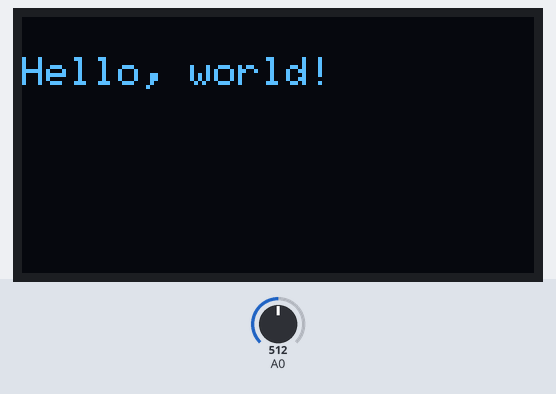
The sketch below on a simulated ESP8266 (NodeMCU). Shown: 128×64 one-colour display. Inputs (shaded band) come from the test bench; at power-on: A0 = 512. WiFi joins after 1.5 s; servers stay silent unless stated; network time is answered at once with the bench clock; the local clock reads 2024-03-15 10:24:30 at power-on unless the sketch sets it; EEPROM starts erased; what the sketch prints to the serial monitor is not drawn.

Above: at 3.6 s.
At 5.1 s:
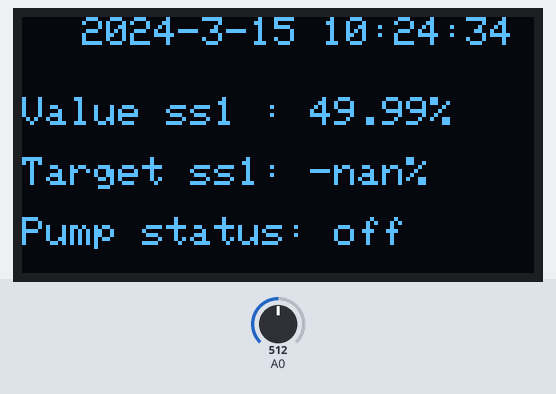
5.2 s: A0 set to 716
At 6.3 s:
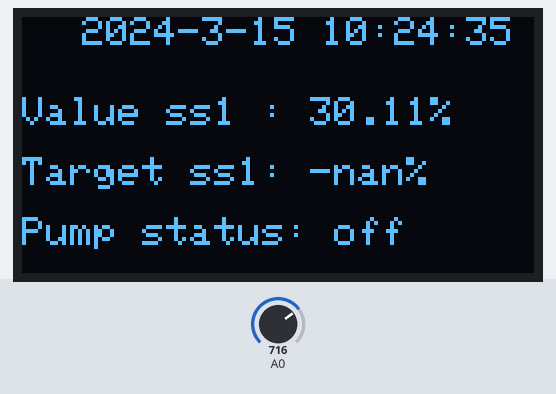
8.0 s: A0 set to 900
At 9.3 s:
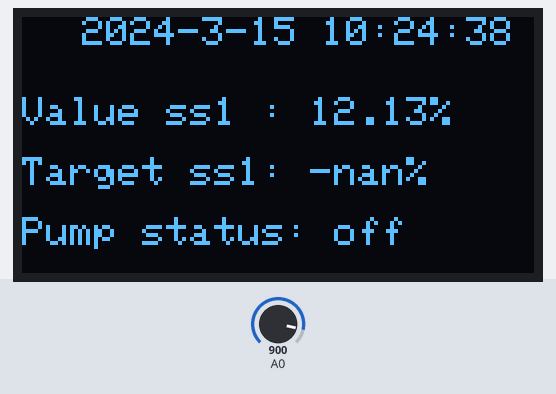
11.0 s: A0 set to 1023
At 13.8 s:
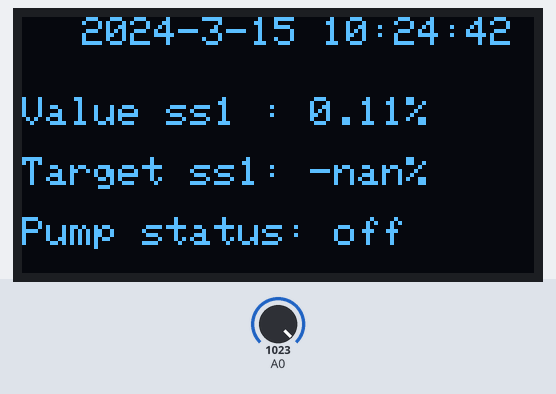
Timing chart, 0 to 15.3 s (numbered marks = the images above; inputs shaded):
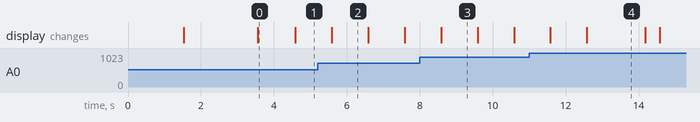

The sketch:

ssd1306_128x64_i2c.ino
```cpp
/*********
  Rui Santos
  Complete project details at https://randomnerdtutorials.com
*********/

#include <Wire.h>
#include <Adafruit_GFX.h>
#include <Adafruit_SSD1306.h>
#include <stdio.h>
#include <EEPROM.h>
#include <WiFiUdp.h>
#include <NTPClient.h>

#include <ESP8266WiFi.h>
#include <FirebaseArduino.h>
#include "SimpleKalmanFilter.h"
#include "SimpleKalmanFilter.c"

#define FIREBASE_HOST "doamdat-619bb-default-rtdb.firebaseio.com"
#define FIREBASE_AUTH "4j4uZDlM0aNlxs028EyTerLvjJGMlcZm5ocyCu4P"
#define WIFI_SSID "SWADT"
#define WIFI_PASSWORD "ngan1111@"

#define SCREEN_WIDTH 128 // OLED display width, in pixels
#define SCREEN_HEIGHT 64 // OLED display height, in pixels
// Declaration for an SSD1306 display connected to I2C (SDA, SCL pins)
Adafruit_SSD1306 display(SCREEN_WIDTH, SCREEN_HEIGHT, &Wire, -1);
// Define NTP Client to get time
WiFiUDP ntpUDP;
NTPClient timeClient(ntpUDP, "asia.pool.ntp.org");

#define PIN_PUMP_SS1 D7

#define ADDRESS_EEPROM_TARGET_SS1 0
//
typedef union {
    float f;
    unsigned int u;
    unsigned char c[4];
    struct
    {
        unsigned int mantissa : 23;
        unsigned int exponent : 8;
        unsigned int sign : 1;

    } raw;
} float_ieee_754;
typedef struct{
  int year;
  int month;
  int day;
  int hour;
  int minute;
  int second;
} st_date;
//

String pump_status_ss1 = "off";
float do_am_dat_ss1 = 100.0;
bool send_database = false;
bool flag_get_date = true;
bool flag_print_oled = false;
float_ieee_754 target_ss1;
st_date date;

void handleTimer1()
{
  static int giay = 0;
  giay++;
  if(giay == 10)
  {
    giay = 0;
    send_database = true;
  }
  rtc_date();
  flag_print_oled = true;
}

void setup() {
    //
  pinMode(PIN_PUMP_SS1, OUTPUT);
  digitalWrite(PIN_PUMP_SS1, HIGH);
  //
  Serial.begin(115200);

  WiFi.begin(WIFI_SSID, WIFI_PASSWORD);
  Serial.print("connecting");
  while (WiFi.status() != WL_CONNECTED) {
    Serial.print(".");
    delay(500);
  }
  Serial.println();
  Serial.print("connected: ");
  Serial.println(WiFi.localIP());
  Firebase.begin(FIREBASE_HOST, FIREBASE_AUTH);
  Firebase.stream("/Project 1");
  //
  timeClient.begin();
  timeClient.setTimeOffset(3600*7);
  //
  if(!display.begin(SSD1306_SWITCHCAPVCC, 0x3C)) { // Address 0x3D for 128x64
    Serial.println(F("SSD1306 allocation failed"));
    for(;;);
  }
  delay(2000);
  display.clearDisplay();

  display.setTextSize(1);
  display.setTextColor(WHITE);
  display.setCursor(0, 10);
  // Display static text
  display.println("Hello, world!");
  display.display();
  //
  // cau hinh timer-----------------
  timer1_isr_init();
  timer1_attachInterrupt(handleTimer1);
  timer1_enable(TIM_DIV256, TIM_EDGE, TIM_LOOP);  //div_1 : 80mhz, div_16 : 5mhz  ,div_256: 312.5 khz
  timer1_write(312500);  // T = 1s
  //
  EEPROM.begin(512);
  for(int i = 0; i < 4; i++)
  {
    target_ss1.c[i] = EEPROM.read(ADDRESS_EEPROM_TARGET_SS1 + i);
  }
  Serial.print("Target ss1 float: ");
  Serial.println(target_ss1.f);

  SimpleKalmanFilter(1, 1, 0.1);

  date = get_date();
}

void loop() {
  //------
  int val = 0;
  char tmp[50];
  static bool flag_pump_ss1_on = false;
  //------
  if(flag_get_date == true)
  {
    date = get_date();
    flag_get_date = false;
  }
  //---------------------get adc -------------------------------
  val = 1024 - analogRead(A0);
  do_am_dat_ss1 = (val / (float)1024) * 100;
  do_am_dat_ss1 = updateEstimate(do_am_dat_ss1);
  do_am_dat_ss1 = updateEstimate(do_am_dat_ss1);
  if(do_am_dat_ss1 < target_ss1.f - 10.0)
  {
    if(flag_pump_ss1_on == false)
    {
      flag_pump_ss1_on = true;
      digitalWrite(PIN_PUMP_SS1, LOW);
      pump_status_ss1 = "on";
      Firebase.setString("Project 1/History/" + get_format_date(), "pump ss1 " + pump_status_ss1);
      delay(100);
    }
  }
  else if(do_am_dat_ss1 >= target_ss1.f)
  {
    if(flag_pump_ss1_on == true)
    {
      flag_pump_ss1_on = false;
      digitalWrite(PIN_PUMP_SS1, HIGH);
      pump_status_ss1 = "off";
      Firebase.setString("Project 1/History/" + get_format_date(), "pump ss1 " + pump_status_ss1);
      delay(100);
    }
  }
  else{}
  //----------------------Print screen ----------------------------------
  if(flag_print_oled == true)
  {
    flag_print_oled = false;
    sprintf(tmp,"Value ss1 : %0.2f", do_am_dat_ss1);
    display.clearDisplay();
    display.setCursor(15, 0);
    display.println(get_format_date());
    display.setCursor(0, 20);
    display.print(tmp);
    display.println("%");
    sprintf(tmp,"Target ss1: %0.2f", target_ss1.f);
    display.setCursor(0, 35);
    display.print(tmp);
    display.println("%");
    display.setCursor(0, 50);
    display.print("Pump status: " + pump_status_ss1);
    display.display();
  }
  //----------------------Check event database---------------------------
  if (Firebase.available())
  {
      FirebaseObject event = Firebase.readEvent();
      String eventType = event.getString("type");
      eventType.toLowerCase();

      if (eventType == "put")
      {
          String path = event.getString("path");
          if(path == "/Setup/Target ss1")
          {
            target_ss1.f = event.getFloat("data");
            Serial.print("target_ss1.f:");
            Serial.println(target_ss1.f);
            for(int i = 0; i < 4; i++)
            {
              EEPROM.write(ADDRESS_EEPROM_TARGET_SS1 + i, target_ss1.c[i]);
            }
            if (EEPROM.commit()) {
              Serial.println("EEPROM successfully committed");
            } else {
              Serial.println("ERROR! EEPROM commit failed");
            }
          }
      }
  }
  //---------------------start send data ----------------------------
  if(send_database == true)
  {
    Serial.println("send data to firebase");
    // send data to firebase
    delay(100);
    Firebase.setFloat("Project 1/Status/Value ss1", do_am_dat_ss1);
    delay(100);
    Firebase.setString("Project 1/Status/Pump ss1", pump_status_ss1);
    delay(100);
    // handle error
    if (Firebase.failed())
    {
      Serial.print("setting /number failed:");
      Serial.println(Firebase.error());
    }
    send_database = false;
  }
  //-----------------------end send data-----------------------------
}

st_date get_date()
{
  st_date return_date;

  timeClient.update();


  return_date.hour    = timeClient.getHours();
  return_date.minute  = timeClient.getMinutes();
  return_date.second  = timeClient.getSeconds();

  unsigned long epochTime = timeClient.getEpochTime();
  //Get a time structure
  struct tm *ptm = gmtime ((time_t *)&epochTime);

  return_date.day   = ptm->tm_mday;
  return_date.month = ptm->tm_mon+1;
  return_date.year  = ptm->tm_year+1900;

  return return_date;
}

String get_format_date()
{
  String currentDate = String(date.year) + "-" + String(date.month) + "-" + String(date.day) + " "
      + String(date.hour) + ":" + String(date.minute) + ":" + String(date.second);
  return currentDate;
}

void rtc_date()
{
  if(date.second == 59)
  {
    date.second = 0;
    if(date.minute == 59)
    {
      date.minute = 0;
      if(date.hour == 23)
      {
        date.hour = 0;
        flag_get_date = true;
      }
      else
      {
        date.hour++;
      }
    }
    else
    {
      date.minute++;
    }
  }
  else
  {
    date.second++;
  }
}
```

SimpleKalmanFilter.c
```cpp
// (licence header left out)
#include "SimpleKalmanFilter.h"
#include <math.h>

  float err_measure;
  float err_estimate;
  float qk;
  float current_estimate;
  float last_estimate;
  float kalman_gain;

  float err_measure1;
  float err_estimate1;
  float qk1;
  float current_estimate1;
  float last_estimate1;
  float kalman_gain1;

void SimpleKalmanFilter(float mea_e, float est_e, float q)
{
  err_measure=mea_e;
  err_estimate=est_e;
  qk = q;
}
void SimpleKalmanFilter1(float mea_e, float est_e, float q)
{
  err_measure1=mea_e;
  err_estimate1=est_e;
  qk1 = q;
}
float updateEstimate(float mea)
{
 kalman_gain = err_estimate/(err_estimate + err_measure);
  current_estimate = last_estimate + kalman_gain * (mea - last_estimate);
  err_estimate =  (1.0 -kalman_gain)*err_estimate + fabs(last_estimate-current_estimate)*qk;
  last_estimate=current_estimate;

  return current_estimate;
}
float updateEstimate1(float mea)
{
 kalman_gain1 = err_estimate1/(err_estimate1 + err_measure1);
  current_estimate1 = last_estimate1 + kalman_gain1 * (mea - last_estimate1);
  err_estimate1 =  (1.0 -kalman_gain1)*err_estimate1 + fabs(last_estimate1-current_estimate1)*qk1;
  last_estimate1=current_estimate1;

  return current_estimate1;
}
void setMeasurementError(float mea_e)
{
  err_measure=mea_e;
}

void setEstimateError(float est_e)
{
  err_estimate=est_e;
}

void setProcessNoise(float q)
{
  qk=q;
}

float getKalmanGain(void) {
  return kalman_gain;
}
```

SimpleKalmanFilter.h
```cpp
// (licence header left out)
#ifndef SimpleKalmanFilter_h
#define SimpleKalmanFilter_h


//class SimpleKalmanFilter
//{

//public:
	void SimpleKalmanFilter(float mea_e, float est_e, float q);
	void SimpleKalmanFilter1(float mea_e, float est_e, float q);
  float updateEstimate(float mea);
	float updateEstimate1(float mea);
  void setMeasurementError(float mea_e);
  void setEstimateError(float est_e);
  void setProcessNoise(float q);
  float getKalmanGain(void);

//private:


//};

#endif
```

Measured:
- what the display in image 0 shows lasts 1.0 s, from 3.6 s to 4.6 s
